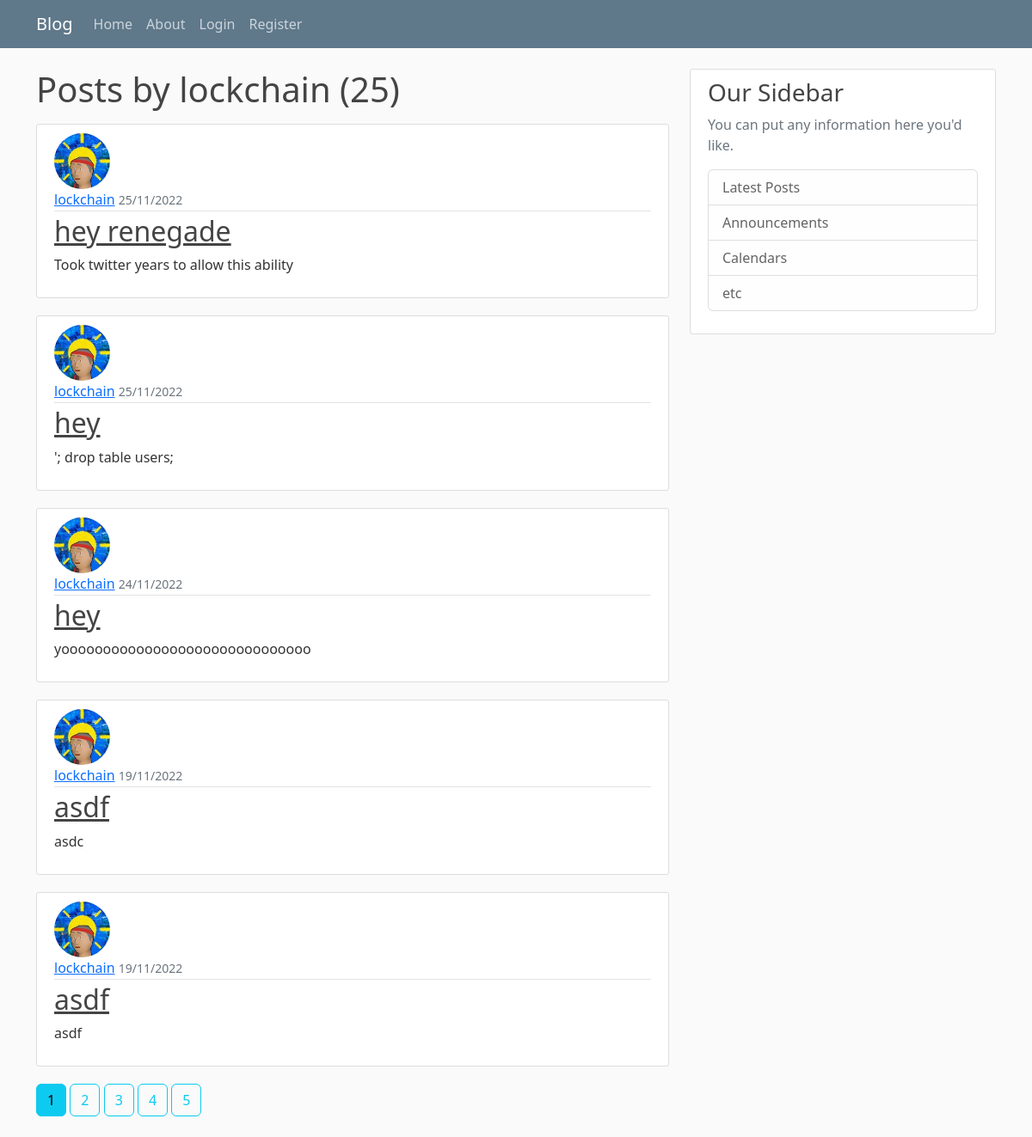
The page /user/lockchain on the database its author committed.
### webapp/db_models.py (models this page shows, shortened)
class User(db.Model, UserMixin):
    id = db.Column(db.Integer, primary_key=True)
    username = db.Column(db.String(20), unique=True, nullable=False)
    email = db.Column(db.String(120), unique=True, nullable=False)
    image_file = db.Column(db.String(20), nullable=False, default='default_user.svg')
    password = db.Column(db.String(60), nullable=False)
    posts = db.relationship('Post', backref='author', lazy=True)

class Post(db.Model):
    id = db.Column(db.Integer, primary_key=True)
    title = db.Column(db.String(100), nullable=False)
    date_posted = db.Column(db.DateTime, nullable=False, default=datetime.datetime.utcnow)
    content = db.Column(db.Text, nullable=False)
    user_id = db.Column(db.Integer, db.ForeignKey('user.id'), nullable=False)

### webapp/users/routes.py (the view)
@users.route("/user/<string:username>")
def user_post(username):
    page = request.args.get('page', 1, type=int)
    user = User.query.filter_by(username=username).first_or_404()
    posts = Post.query.filter_by(author=user).order_by(Post.date_posted.desc()).paginate(page=page, per_page=5)
    return render_template('user_post.html', posts=posts, user=user)

### webapp/templates/user_post.html (shortened to what this page needs)
{% extends 'base.html' %}
{% block content %}
    <h1 class="mb-3">Posts by {{ user.username }} ({{ posts.total }})</h1>
    {% for post in posts.items %}
    <article class="media content-section">
        <img src="{{ url_for('static', filename='images/' + post.author.image_file) }}" class="rounded-circle article-img">
      <div class="media-body">
        <div class="article-metadata">
          <a class="mr-2" href="{{ url_for('users.user_post', username=post.author.username) }}">{{ post.author.username }}</a>
          <small class="text-muted">{{ post.date_posted.strftime("%d/%m/%Y") }}</small>
        </div>
        <h2><a class="article-title" href="{{ url_for('posts.post', post_id=post.id) }}">{{ post.title }}</a></h2>
        <p class="article-content">{{ post.content }}</p>
      </div>
    </article>
 {% endfor %}
    {% for page_num in posts.iter_pages(left_edge=2, right_edge=2, left_current=1, right_current=2) %}
    {% if page_num %}
    {% if posts.page == page_num %}
        <a class="btn btn-info mb-4" href="{{ url_for('users.user_post',username=user.username, page=page_num) }}">{{ page_num }}</a>
    {% else %}
        <a class="btn btn-outline-info mb-4" href="{{ url_for('users.user_post',username=user.username, page=page_num) }}">{{ page_num }}</a>
    {% endif %}
    {% else %}
        ...
    {% endif %}
    {% endfor %}
{% endblock %}

### webapp/static/main.css (style rules this page uses)
body { background: #fafafa; color: #333333; margin-top: 5rem; }
h1, h2, h3, h4, h5, h6 { color: #444444; }
.content-section { background: #ffffff; padding: 10px 20px; border: 1px solid #dddddd; border-radius: 3px; margin-bottom: 20px; }
.article-title { color: #444444; }
.article-content { white-space: pre-line; }
.article-img { height: 65px; width: 65px; margin-right: 16px; }
.article-metadata { padding-bottom: 1px; margin-bottom: 4px; border-bottom: 1px solid #e3e3e3 }

### rows shown on the page
User: username "lockchain"
Post: image_file (picture), author.username "lockchain", date_posted "25/11/2022", title "hey renegade", content "Took twitter years to allow this ability"
Post: image_file (picture), author.username "lockchain", date_posted "25/11/2022", title "hey", content "'; drop table users;"
Post: image_file (picture), author.username "lockchain", date_posted "24/11/2022", title "hey", content "yoooooooooooooooooooooooooooooo"
Post: image_file (picture), author.username "lockchain", date_posted "19/11/2022", title "asdf", content "asdc"
Post: image_file (picture), author.username "lockchain", date_posted "19/11/2022", title "asdf", content "asdf"

### other values the page prints
{{ posts.total }} "25"
{{ page_num }} "1"
{{ page_num }} "2" "3" "4" "5"
